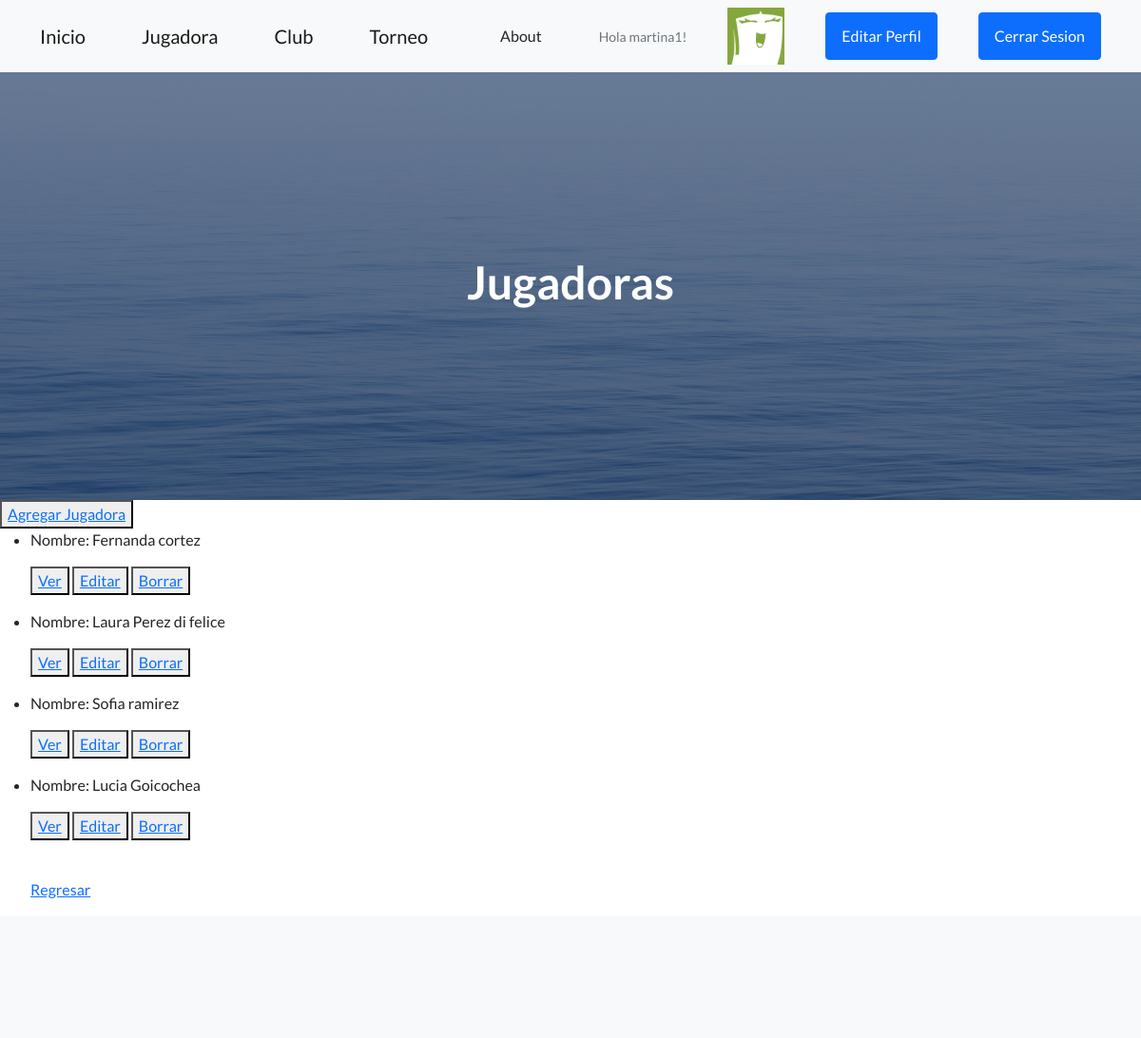
Page /AppCoder/jugadora/lista (signed in) on the committed database.
### AppCoder/models.py (models this page shows)
class Avatar(models.Model):
    user= models.ForeignKey(User, on_delete=models.CASCADE)
    imagen = models.ImageField(upload_to='avatares', null=True, blank = True)

class Jugadora(models.Model):
    nombre = models.CharField(max_length=30)
    apellido = models.CharField(max_length=30)
    mail = models.EmailField(default='')
    club = models.CharField(max_length=30)

### AppCoder/views.py (the view)
# urls.py: path('jugadora/lista', views.JugadoraList.as_view(), name='ListJugadora'),
class JugadoraList(LoginRequiredMixin, ListView):
    model = Jugadora
    template_name = 'AppCoder/jugadoras/jugadora_list.html'

### AppCoder/templates/AppCoder/jugadoras/jugadora_list.html
{% extends "AppCoder/padre.html" %}
{% block contenidoModificable %}
<h1>Jugadoras</h1>
{% endblock %}
{% block contenido2 %}
<button>
    <a href="{% url 'NewJugadora' %}">Agregar Jugadora</a>
    </button>
    <br>
<ul>
    {% for jugadora in object_list %}
        <li>
        <p>Nombre: {{jugadora.nombre}} {{jugadora.apellido}} </p>
        <P>
        <button>
        <a href="{%url 'DetailJugadora' jugadora.id %}">Ver</a>
        </button>
        <button>
        <a href="{%url 'EditJugadora' jugadora.id %}">Editar</a>
        </button>
        <button>
        <a href="{%url 'DeleteJugadora' jugadora.id %}">Borrar</a>
        </button>
        </P>
        </li>
    {% endfor %}
<br>
<p>
<a  href='{% url "Jugadoras" %}'>Regresar</a>
</p>
</ul>
{% endblock %}

### AppCoder/templates/AppCoder/padre.html (shortened to what this page needs)
<!DOCTYPE html>
<html lang="en">
<head>
    {% load static %}
    <link href="https://cdn.jsdelivr.net/npm/bootstrap-icons@1.5.0/font/bootstrap-icons.css" rel="stylesheet"
        type="text/css" />
    <link href="{% static 'AppCoder/css/styles.css' %}" rel="stylesheet" />
</head>
<body>
    <nav class="navbar navbar-light bg-light static-top">
        <div class="container">
            <a class="navbar-brand" href="{% url 'inicio' %}">Inicio</a>
            <a class="navbar-brand" href="{% url 'Jugadoras' %}">Jugadora</a>
            <a class="navbar-brand" href="{% url 'Clubes' %}">Club</a>
            <a class="navbar-brand" href="{% url 'Torneo' %}">Torneo</a>
            <a class="btn btn-secundary" href="{% url 'AboutMe' %}">About</a>
            {% if request.user.is_authenticated %}
            <p class="text-muted small mb-4 mb-lg-0"> Hola {{user.username}}!</p>
            {% with first_image=user.avatar_set.first %}
            {% if first_image %}
            <a href="{{ first_image.imagen.url }}" target="_blank">
            <img src="{{ first_image.imagen.url }}" class="" style="max-width: 60px">
            {% endif %}
            {% endwith %}
            {% endif %}
                {% if user.is_authenticated %}
                <a class="btn btn-primary" href="{% url 'EditarUsuario' %}">Editar Perfil</a>
                {% endif %}
                {% if user.is_authenticated %}
                <a class="btn btn-primary" href="{% url 'Logout' %}">Cerrar Sesion</a>
                {% endif %}
        </div>
    </nav>
    <header class="masthead">
        <div class="container position-relative">
            <div class="row justify-content-center">
                <div class="col-xl-6">
                    <div class="text-center text-white">
                        {% block contenidoModificable %}
                        {% endblock %}
                    </div>
                </div>
            </div>
        </div>
    </header>
    {% block contenido2 %}
    {% endblock %}
    <footer class="footer bg-light">
    </footer>
</body>
</html>

### rows in the picture
Avatar: imagen (picture)
Jugadora: nombre "Fernanda", apellido "cortez"
Jugadora: nombre "Laura", apellido "Perez di felice"
Jugadora: nombre "Sofia", apellido "ramirez"
Jugadora: nombre "Lucia", apellido "Goicochea"

### other values in the picture
{{ user.username }} "martina1"
